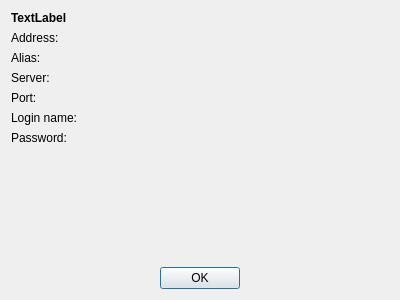
<ui version="4.0" >
 <class>AccountDialog</class>
 <widget class="QDialog" name="AccountDialog" >
  <property name="geometry" >
   <rect>
    <x>0</x>
    <y>0</y>
    <width>400</width>
    <height>300</height>
   </rect>
  </property>
  <property name="windowTitle" >
   <string>Dialog</string>
  </property>
  <layout class="QVBoxLayout" name="verticalLayout" >
   <item>
    <widget class="QLabel" name="accountLabel" >
     <property name="font" >
      <font>
       <weight>75</weight>
       <bold>true</bold>
      </font>
     </property>
     <property name="text" >
      <string>TextLabel</string>
     </property>
    </widget>
   </item>
   <item>
    <layout class="QHBoxLayout" name="horizontalLayout" >
     <item>
      <widget class="QLabel" name="label" >
       <property name="text" >
        <string>Address:</string>
       </property>
      </widget>
     </item>
     <item>
      <widget class="QLabel" name="emailAddressLabel" >
       <property name="sizePolicy" >
        <sizepolicy vsizetype="Preferred" hsizetype="Expanding" >
         <horstretch>0</horstretch>
         <verstretch>0</verstretch>
        </sizepolicy>
       </property>
       <property name="text" >
        <string/>
       </property>
      </widget>
     </item>
    </layout>
   </item>
   <item>
    <layout class="QHBoxLayout" name="horizontalLayout_2" >
     <item>
      <widget class="QLabel" name="label_3" >
       <property name="text" >
        <string>Alias:</string>
       </property>
      </widget>
     </item>
     <item>
      <widget class="QLabel" name="emailAliasLabel" >
       <property name="sizePolicy" >
        <sizepolicy vsizetype="Preferred" hsizetype="Expanding" >
         <horstretch>0</horstretch>
         <verstretch>0</verstretch>
        </sizepolicy>
       </property>
       <property name="text" >
        <string/>
       </property>
      </widget>
     </item>
    </layout>
   </item>
   <item>
    <layout class="QHBoxLayout" name="horizontalLayout_3" >
     <item>
      <widget class="QLabel" name="label_2" >
       <property name="text" >
        <string>Server:</string>
       </property>
      </widget>
     </item>
     <item>
      <widget class="QLabel" name="serverAddressLabel" >
       <property name="sizePolicy" >
        <sizepolicy vsizetype="Preferred" hsizetype="Expanding" >
         <horstretch>0</horstretch>
         <verstretch>0</verstretch>
        </sizepolicy>
       </property>
       <property name="text" >
        <string/>
       </property>
      </widget>
     </item>
    </layout>
   </item>
   <item>
    <layout class="QHBoxLayout" name="horizontalLayout_4" >
     <item>
      <widget class="QLabel" name="label_4" >
       <property name="text" >
        <string>Port:</string>
       </property>
      </widget>
     </item>
     <item>
      <widget class="QLabel" name="serverPortLabel" >
       <property name="sizePolicy" >
        <sizepolicy vsizetype="Preferred" hsizetype="Expanding" >
         <horstretch>0</horstretch>
         <verstretch>0</verstretch>
        </sizepolicy>
       </property>
       <property name="text" >
        <string/>
       </property>
      </widget>
     </item>
    </layout>
   </item>
   <item>
    <layout class="QHBoxLayout" name="horizontalLayout_5" >
     <item>
      <widget class="QLabel" name="label_6" >
       <property name="text" >
        <string>Login name:</string>
       </property>
      </widget>
     </item>
     <item>
      <widget class="QLabel" name="loginNameLabel" >
       <property name="sizePolicy" >
        <sizepolicy vsizetype="Preferred" hsizetype="Expanding" >
         <horstretch>0</horstretch>
         <verstretch>0</verstretch>
        </sizepolicy>
       </property>
       <property name="text" >
        <string/>
       </property>
      </widget>
     </item>
    </layout>
   </item>
   <item>
    <layout class="QHBoxLayout" name="horizontalLayout_6" >
     <item>
      <widget class="QLabel" name="label_7" >
       <property name="text" >
        <string>Password:</string>
       </property>
      </widget>
     </item>
     <item>
      <widget class="QLabel" name="passwordLabel" >
       <property name="sizePolicy" >
        <sizepolicy vsizetype="Preferred" hsizetype="Expanding" >
         <horstretch>0</horstretch>
         <verstretch>0</verstretch>
        </sizepolicy>
       </property>
       <property name="text" >
        <string/>
       </property>
      </widget>
     </item>
    </layout>
   </item>
   <item>
    <spacer name="verticalSpacer" >
     <property name="orientation" >
      <enum>Qt::Vertical</enum>
     </property>
     <property name="sizeHint" stdset="0" >
      <size>
       <width>20</width>
       <height>40</height>
      </size>
     </property>
    </spacer>
   </item>
   <item>
    <widget class="QDialogButtonBox" name="buttonBox" >
     <property name="orientation" >
      <enum>Qt::Horizontal</enum>
     </property>
     <property name="standardButtons" >
      <set>QDialogButtonBox::Ok</set>
     </property>
     <property name="centerButtons" >
      <bool>true</bool>
     </property>
    </widget>
   </item>
  </layout>
 </widget>
 <resources/>
 <connections>
  <connection>
   <sender>buttonBox</sender>
   <signal>accepted()</signal>
   <receiver>AccountDialog</receiver>
   <slot>accept()</slot>
   <hints>
    <hint type="sourcelabel" >
     <x>248</x>
     <y>254</y>
    </hint>
    <hint type="destinationlabel" >
     <x>157</x>
     <y>274</y>
    </hint>
   </hints>
  </connection>
  <connection>
   <sender>buttonBox</sender>
   <signal>rejected()</signal>
   <receiver>AccountDialog</receiver>
   <slot>reject()</slot>
   <hints>
    <hint type="sourcelabel" >
     <x>316</x>
     <y>260</y>
    </hint>
    <hint type="destinationlabel" >
     <x>286</x>
     <y>274</y>
    </hint>
   </hints>
  </connection>
 </connections>
</ui>
